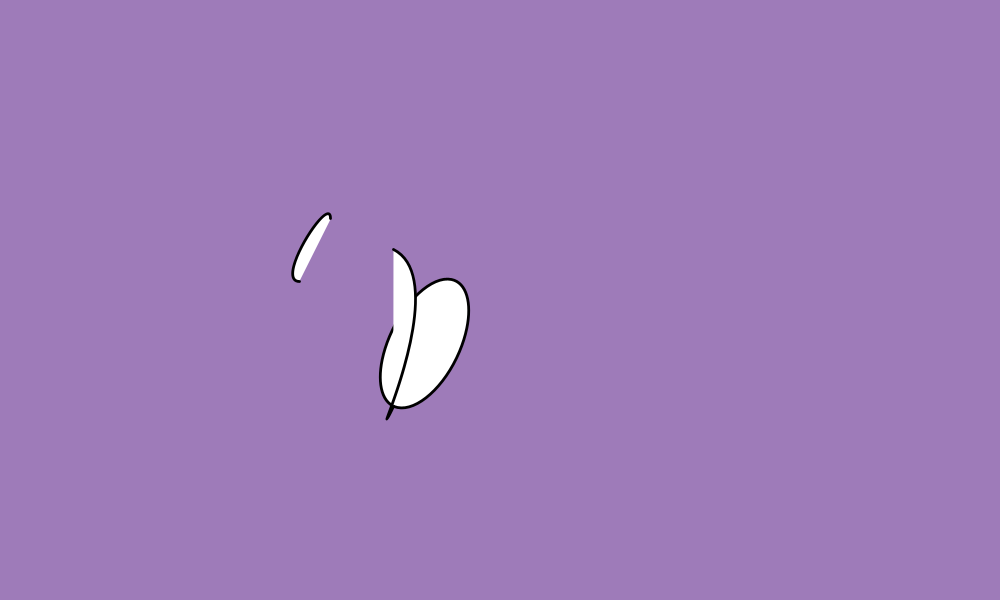
Frame 1 (no input)
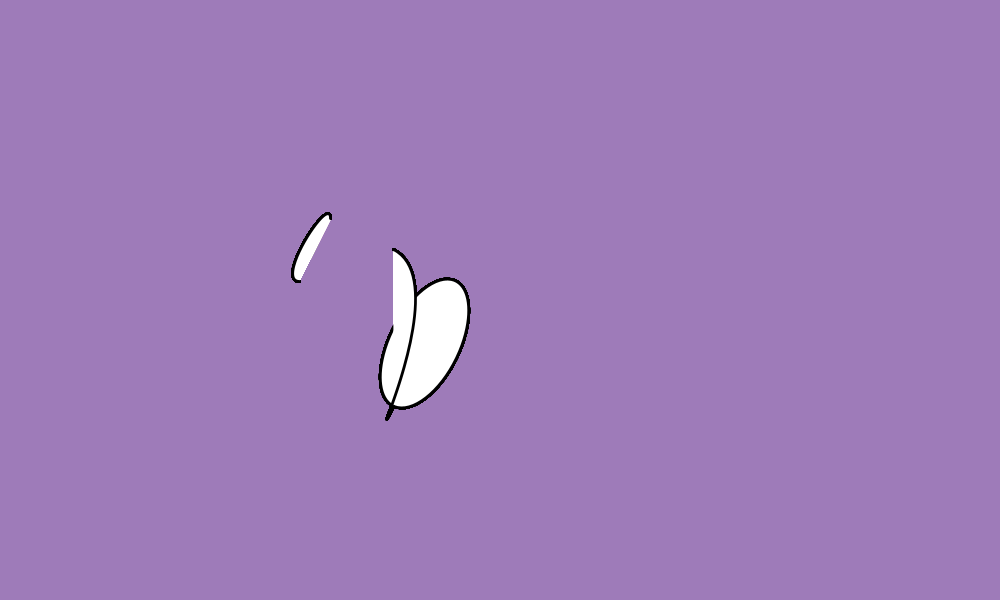
Frame 60 (the mouse pressed at the canvas centre just before this capture)
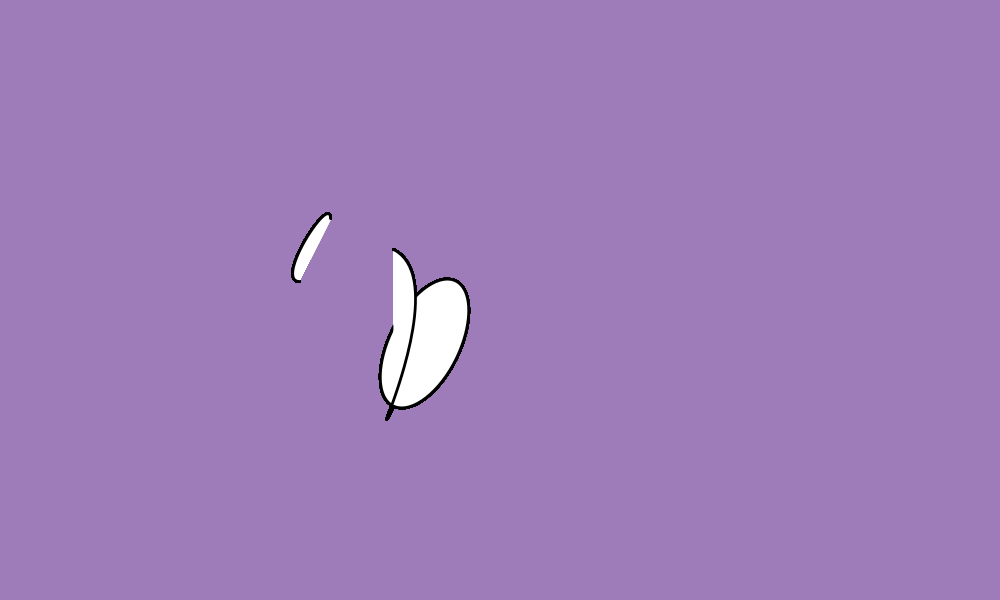
Frame 120 (the mouse held since frame 60 and released just before this capture)

The Processing sketch that drew these frames (run headless with seeded random() and noise(); from frame 60 on, the mouse is pressed at the canvas centre):

// Processing sketch: arc
// ── arc.pde
// use of arc() curve() and bezier() 
// use of translate() rotate() and scale()

void setup (){
     size(1000, 600); // setting up the canvas size
     //created random range for the colors from 100 to 190 in RGB
     background(random(100, 190), random(100, 190), random(100, 190));
}

void draw(){
  
  // variables to use as intergers multiples of 25 and up to 100
  int a = 25; 
  int b = 50;
  int c = 75;
  int d = 100;
  
  translate(width/2+50, height/2-50); // translate shapes to the center of the canvas
     // to make sure it stays in canvas
     translate(0, 0);// translated once again in a but different coordinate
     scale(2.8); // to re-size shapes
     rotate(90); // to find sustainability
     curve(0, 25, 50, 75, a, c, d, b); // this curve is the one in the left
     arc(50, 25, 50, 25, 25, 50, 50); // this is the second shape is a oval
     bezier(a, b, a, a, d, a, c, a); // and the last shape is one top of the oval
}
